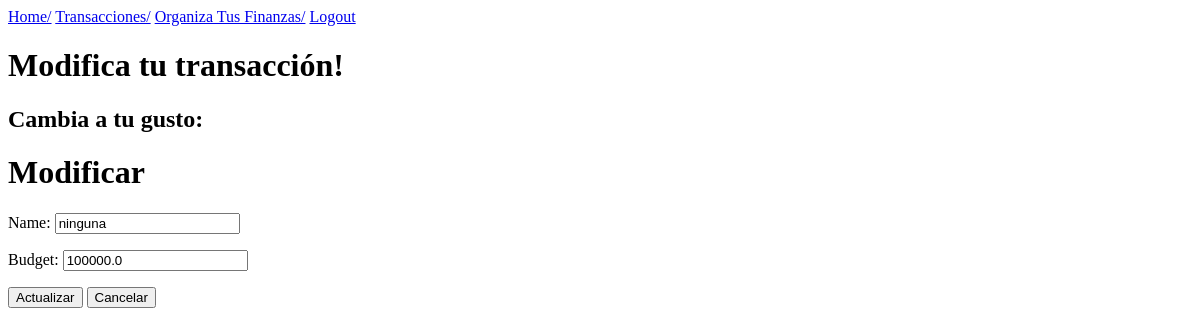
/editCat/10 (signed in), run on an earlier commit of the app's database.
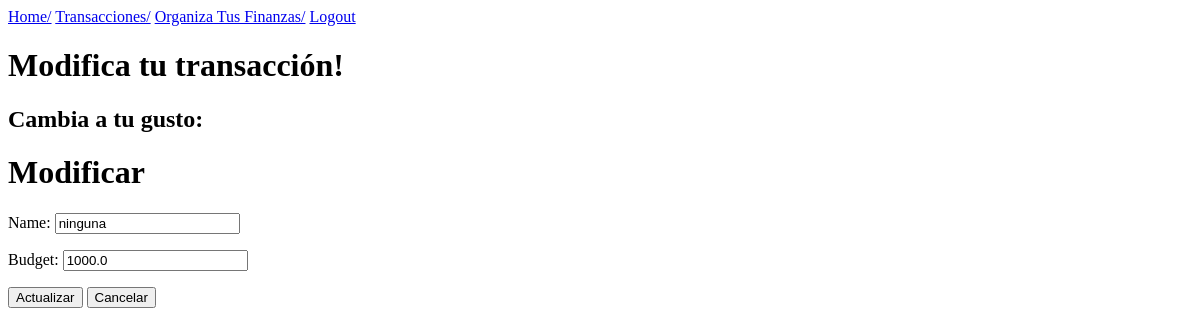
And on a later commit of the database.
### finanzapp/models.py (models this page shows)
class Category(models.Model):
    name = models.CharField(max_length=100)
    budget = models.FloatField(blank=True)
    user = models.ForeignKey(User, on_delete=models.CASCADE, related_name="categories", null=True)

### finanzapp/views.py (the view)
# urls.py: path('editCat/<int:id_categoria>', edit_cat, name='eliminar_cat',),
def edit_cat(request, id_categoria):
    if request.user.is_authenticated:
        categoria= Category.objects.filter(id=id_categoria).first()
        if categoria.user == request.user:
            form = EditCategoryForm(instance = categoria)
            return render(request, "edit_cat.html", {"form": form, "transaction": categoria})
        else:
            categories = Category.objects.filter(user = request.user)
            return render(request, 'organiza_finanzas.html', {'categories': categories})
    else:
        return redirect('login')

### finanzapp/forms.py
class EditCategoryForm(forms.ModelForm):
   class Meta:
      model = Category
      fields= ["name", "budget"]

### finanzapp/templates/edit_cat.html (shortened to what this page needs)
{% extends 'base.html' %}
{% block content %}
<h1>Modifica tu transacción!</h1>
<h2>Cambia a tu gusto:</h2>
<h1> Modificar </h1>
<form action="/actualizarCat/{{ transaction.id }}" method="post">
      <div class="form-group">
         {{ form.as_p }}
      </div>
      <button type="submit" >Actualizar</button>
      <a href="/organiza_tus_finanzas"><button type="button">Cancelar</button></a>
</form>
{% endblock %}

What changed in the data, as far as the page shows it:
changed Category "ninguna": budget "100000.0" → "1000.0"
